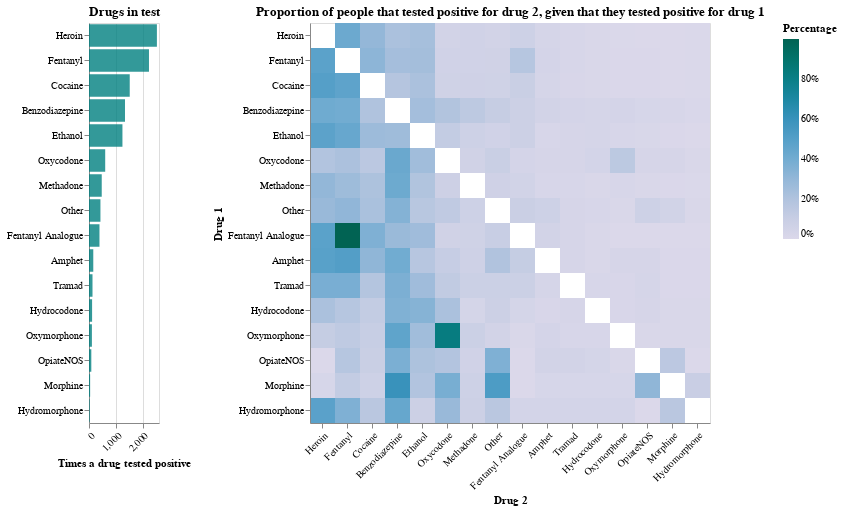

Write notebook code for a chart like this one.
### Markdown cell above
**Drug combinations**

### Code cell
print("There were {0:,.0f} drugs tested".format(len(drug_overdose_mpdrug['Toxicity_test'])))

(mp_drug | positives_chart).configure_axisX(labelAngle = -45)

### Figure 1 — Vega-Lite specification as saved in the notebook (floating-point values rounded to 4 significant figures; data arrays with more than 128 entries replaced by an {"elided": "..."} marker saying what was removed)
{"$schema": "https://vega.github.io/schema/vega-lite/v3.4.0.json", "config": {"axisX": {"labelAngle": -45}, "mark": {"tooltip": null}, "view": {"height": 300, "width": 400}}, "datasets": {"data-2ae7b7c62b7861996e81fe28e73381a0": [{"Drug": "Heroin", "Toxicity_test": 2522}, {"Drug": "Fentanyl", "Toxicity_test": 2228}, {"Drug": "Cocaine", "Toxicity_test": 1513}, {"Drug": "Benzodiazepine", "Toxicity_test": 1337}, {"Drug": "Ethanol", "Toxicity_test": 1242}, {"Drug": "Oxycodone", "Toxicity_test": 602}, {"Drug": "Methadone", "Toxicity_test": 473}, {"Drug": "Other", "Toxicity_test": 425}, {"Drug": "Fentanyl Analogue", "Toxicity_test": 389}, {"Drug": "Amphet", "Toxicity_test": 159}, {"Drug": "Tramad", "Toxicity_test": 130}, {"Drug": "Hydrocodone", "Toxicity_test": 115}, {"Drug": "Oxymorphone", "Toxicity_test": 108}, {"Drug": "OpiateNOS", "Toxicity_test": 86}, {"Drug": "Morphine", "Toxicity_test": 42}, {"Drug": "Hydromorphone", "Toxicity_test": 25}], "data-b7eb6591a2b69d88e463bd8cbfcd2ec1": {"elided": "256 records"}}, "hconcat": [{"data": {"name": "data-2ae7b7c62b7861996e81fe28e73381a0"}, "encoding": {"tooltip": [{"field": "Drug", "title": "Drug", "type": "nominal"}, {"field": "Toxicity_test", "title": "Positives", "type": "quantitative"}], "x": {"field": "Toxicity_test", "title": "Times a drug tested positive", "type": "quantitative"}, "y": {"field": "Drug", "sort": {"field": "Toxicity_test", "order": "descending"}, "title": "", "type": "nominal"}}, "height": 400, "mark": {"color": "teal", "opacity": 0.8, "type": "bar"}, "title": "Drugs in test", "width": 70}, {"data": {"name": "data-b7eb6591a2b69d88e463bd8cbfcd2ec1"}, "encoding": {"color": {"field": "Percentage", "legend": {"format": "%", "orient": "right"}, "scale": {"scheme": "purplebluegreen"}, "type": "quantitative"}, "tooltip": [{"field": "Second drug", "title": "Drug 1", "type": "nominal"}, {"field": "index", "title": "Drug 2", "type": "nominal"}, {"field": "Percentage", "format": ".1%", "type": "quantitative"}], "x": {"field": "index", "sort": ["Heroin", "Any Opioid", "Fentanyl", "Cocaine", "Benzodiazepine", "Ethanol", "Oxycodone", "Methadone", "Other", "Fentanyl Analogue", "Amphet", "Tramad", "Hydrocodone", "Oxymorphone", "OpiateNOS", "Morphine", "Hydromorphone"], "title": "Drug 2", "type": "nominal"}, "y": {"field": "Second drug", "sort": ["Heroin", "Any Opioid", "Fentanyl", "Cocaine", "Benzodiazepine", "Ethanol", "Oxycodone", "Methadone", "Other", "Fentanyl Analogue", "Amphet", "Tramad", "Hydrocodone", "Oxymorphone", "OpiateNOS", "Morphine", "Hydromorphone"], "title": "Drug 1", "type": "nominal"}}, "height": 400, "mark": "rect", "title": "Proportion of people that tested positive for drug 2, given that they tested positive for drug 1", "width": 400}]}
